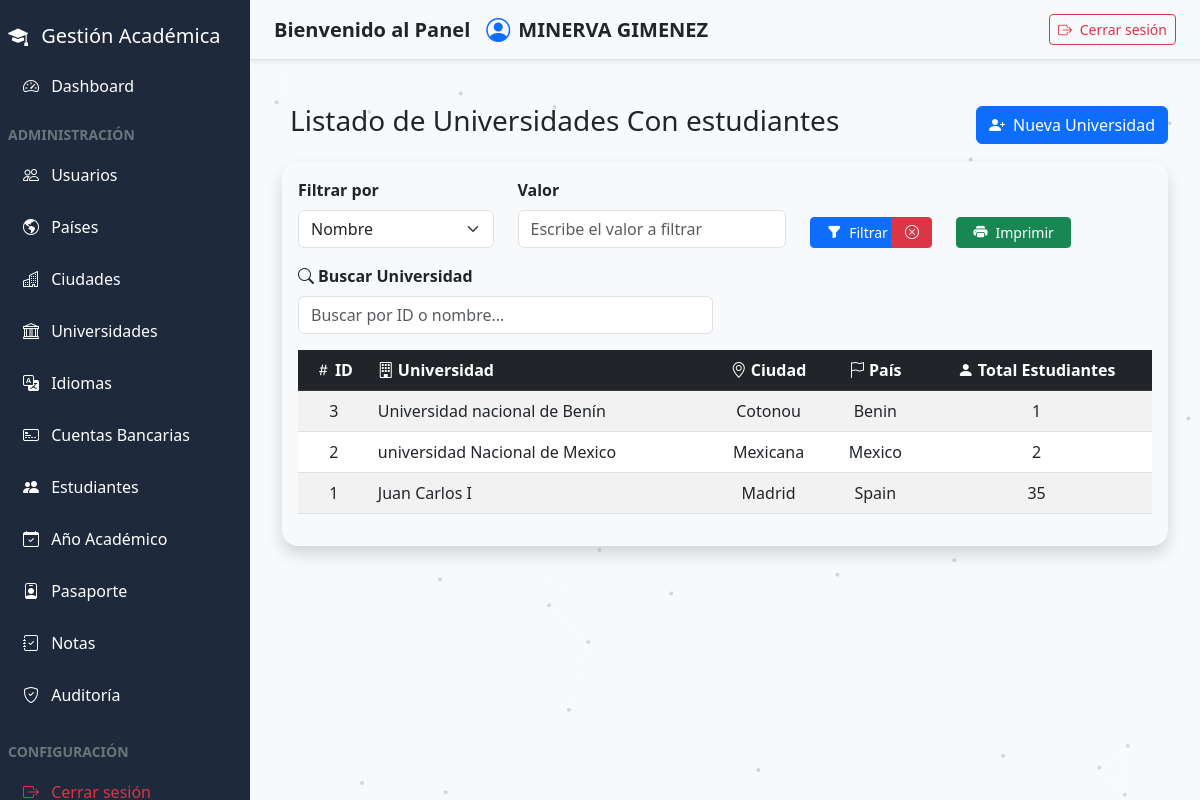
/admin/universidades.php (signed in), run on the app's committed database.
### tables this page shows
CREATE TABLE `universidades` (
  `id` int(11) NOT NULL,
  `nombre` varchar(100) NOT NULL,
  `ciudad_id` int(11) NOT NULL
);

CREATE TABLE `ciudades` (
  `id` int(11) NOT NULL,
  `nombre` varchar(100) NOT NULL,
  `pais_id` int(11) NOT NULL
);

CREATE TABLE `paises` (
  `id` int(11) NOT NULL,
  `nombre` varchar(50) NOT NULL
);

### admin/universidades.php (the view, shortened to what this page needs)
<?php
include_once("../componentes/header.php");
include_once("../componentes/sidebar.php");
$por_pagina = 10;
$pagina_actual = isset($_GET['pagina']) && is_numeric($_GET['pagina']) && $_GET['pagina'] > 0 ? (int)$_GET['pagina'] : 1;
$inicio = ($pagina_actual - 1) * $por_pagina;
try {
    $stmt = $pdo->prepare("
        SELECT u.id, u.nombre AS universidad,
               c.nombre AS ciudad,
               p.nombre AS pais,
               COUNT(e.id) AS total_estudiantes
        FROM universidades u
        INNER JOIN ciudades c ON u.ciudad_id = c.id
        INNER JOIN paises p ON c.pais_id = p.id
        INNER JOIN estudiantes e ON u.id = e.universidad_id
        GROUP BY u.id
        ORDER BY u.id DESC
        LIMIT :inicio, :por_pagina
    ");
    $stmt->bindValue(':inicio', $inicio, PDO::PARAM_INT);
    $stmt->bindValue(':por_pagina', $por_pagina, PDO::PARAM_INT);
    $stmt->execute();
    $universidades = $stmt->fetchAll(PDO::FETCH_ASSOC);
} catch (PDOException $e) {
    die("Error al obtener universidades con estudiantes: " . $e->getMessage());
}
?>
<main class="content" id="mainContent">
    <div class="container mt-4">
        <div class="d-flex justify-content-between align-items-center mb-3">
            <h3><i class="bi bi-university me-2"></i>Listado de Universidades Con estudiantes</h3>
            <a href="registrar_universidades.php" class="btn btn-primary">
                <i class="bi bi-person-plus-fill me-1"></i> Nueva Universidad
            </a>
        </div>
        <div class="card shadow rounded-4">
            <div class="card-body">
                <div class="row mb-3 align-items-end">
                    <div class="col-md-3">
                        <label class="form-label fw-bold">Filtrar por</label>
                        <select id="tipoFiltro" class="form-select" onchange="controlFiltroUI()">
                            <option value="" disabled selected>Nombre</option>
                        </select>
                    </div>
                    <div class="col-md-4">
                        <label class="form-label fw-bold">Valor</label>
                        <input type="text" id="valorFiltro" class="form-control"
                            placeholder="Escribe el valor a filtrar">
                    </div>
                    <div class="col-md-1 d-grid">
                        <button class="btn btn-primary d-flex btn-sm px-3 me-2" onclick="aplicarFiltro()">
                            <i class="bi bi-funnel-fill me-2"></i> Filtrar
                        </button>
                    </div>
                    <div class="col-md-1 d-grid">
                        <button class="btn btn-danger btn-sm px-2 ms-2" onclick="limpiarFiltros()">
                            <i class="bi bi-x-circle"></i>
                        </button>
                    </div>
                    <div class="col-md-1 d-grid">
                        <button class="btn btn-success d-flex btn-sm px-3" onclick="imprimirFiltrado()">
                            <i class="bi bi-printer-fill me-2"></i> Imprimir
                        </button>
                    </div>
                </div>
                <div class="row mb-3">
                    <div class="col-md-6">
                        <label for="busqueda" class="form-label fw-bold">
                            <i class="bi bi-search me-1"></i>Buscar Universidad
                        </label>
                        <input type="text" class="form-control" id="busqueda" placeholder="Buscar por ID o nombre...">
                    </div>
                </div>
                <div class="table-responsive">
                    <table class="table table-striped table-hover align-middle text-center" id="tablaUniversidad">
                        <thead class="table-dark">
                            <tr>
                                <th><i class="bi bi-hash me-1"></i>ID</th>
                                <th class="text-start"><i class="bi bi-building me-1"></i>Universidad</th>
                                <th><i class="bi bi-geo-alt me-1"></i>Ciudad</th>
                                <th><i class="bi bi-flag me-1"></i>País</th>
                                <th><i class="bi bi-person-fill me-1"></i>Total Estudiantes</th>
                            </tr>
                        </thead>
                        <tbody id="contenidoTabla">
                            <?php if (!empty($universidades)): ?>
                                <?php foreach ($universidades as $universidad): ?>
                                    <tr>
                                        <td><?= htmlspecialchars($universidad['id']) ?></td>
                                        <td class="text-start"><?= htmlspecialchars($universidad['universidad']) ?></td>
                                        <td><?= htmlspecialchars($universidad['ciudad']) ?></td>
                                        <td><?= htmlspecialchars($universidad['pais']) ?></td>
                                        <td><?= htmlspecialchars($universidad['total_estudiantes']) ?></td>
                                    </tr>
                                <?php endforeach; ?>
                            <?php else: ?>
                                <tr>
                                    <td colspan="5" class="text-center text-muted">No hay universidades registradas</td>
                                </tr>
                            <?php endif; ?>
                        </tbody>
                    </table>
                </div>
            </div>
        </div>
    </div>
</main>
<link href="https://cdn.jsdelivr.net/npm/bootstrap-icons@1.10.5/font/bootstrap-icons.css" rel="stylesheet">
<?php include_once("../componentes/footer.php"); ?>

### componentes/header.php (style rules this page uses)
* { box-sizing: border-box; }
body { background: #f8f9fa; min-height: 100vh; color: linear-gradient(135deg, #1e1e2f, #2a2a40); font-family: 'Segoe UI', sans-serif; overflow-x: hidden; }
.content { flex-grow: 1; margin-left: 250px; padding: 80px 20px 20px; height: 100vh; overflow-y: auto; transition: margin-left 0.3s ease; }
.card { background-color: #f8f9fa; border: none; }

### data on the page
universidades: id "3", nombre "Universidad nacional de Benín", ciudad.nombre "Cotonou", paises.nombre "Benin", total_estudiantes "1"
universidades: id "2", nombre "universidad Nacional de Mexico", ciudad.nombre "Mexicana", paises.nombre "Mexico", total_estudiantes "2"
universidades: id "1", nombre "Juan Carlos I", ciudad.nombre "Madrid", paises.nombre "Spain", total_estudiantes "35"

### other printed values
$_SESSION['usuario_nombre'] "MINERVA GIMENEZ"
